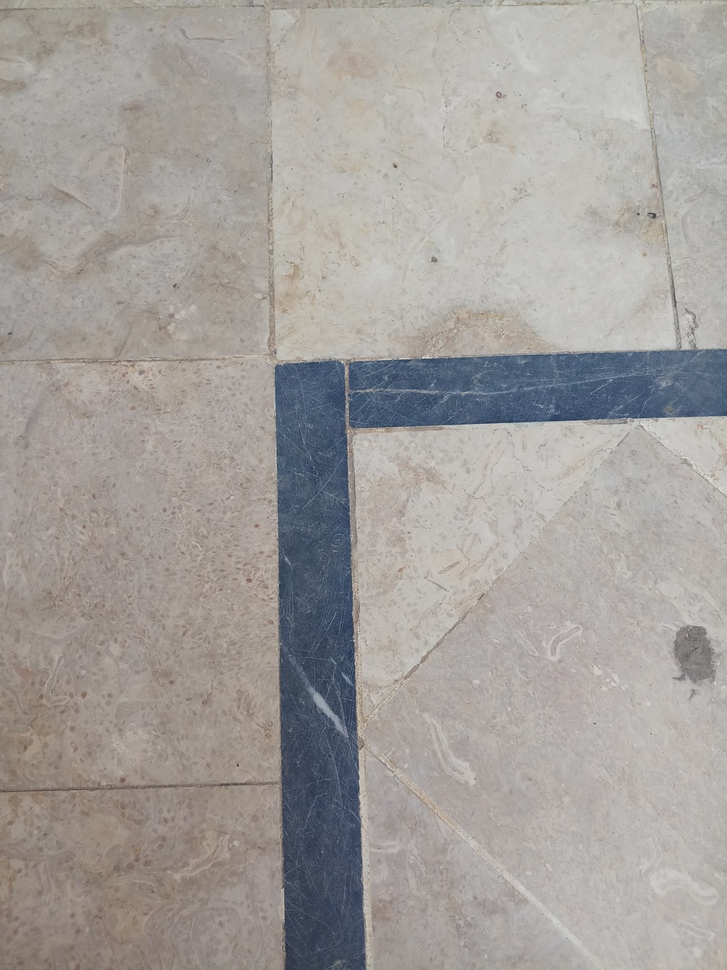
#> input picture Images_processing/My_Images/Curve.jpg, 727 x 970 px, shrunk from 3096 x 4128 before the run, found by its file name
$ python Testing_22.py
#> lines starting #> are read from the running program, lines starting #| are printed output that depends on the picture
import cv2
import numpy as np

# [8 lines of commented-out code are left out]

path = r'E:\Python in Sublime\Open_CV2\Images_processing\My_Images\Curve.jpg'

img = cv2.imread(path)
#> img is the input picture: shape (970, 727, 3); mean B, G, R 155.6, 158.7, 162.5
imgContour = img.copy()

imgGray = cv2.cvtColor(img,cv2.COLOR_BGR2GRAY)
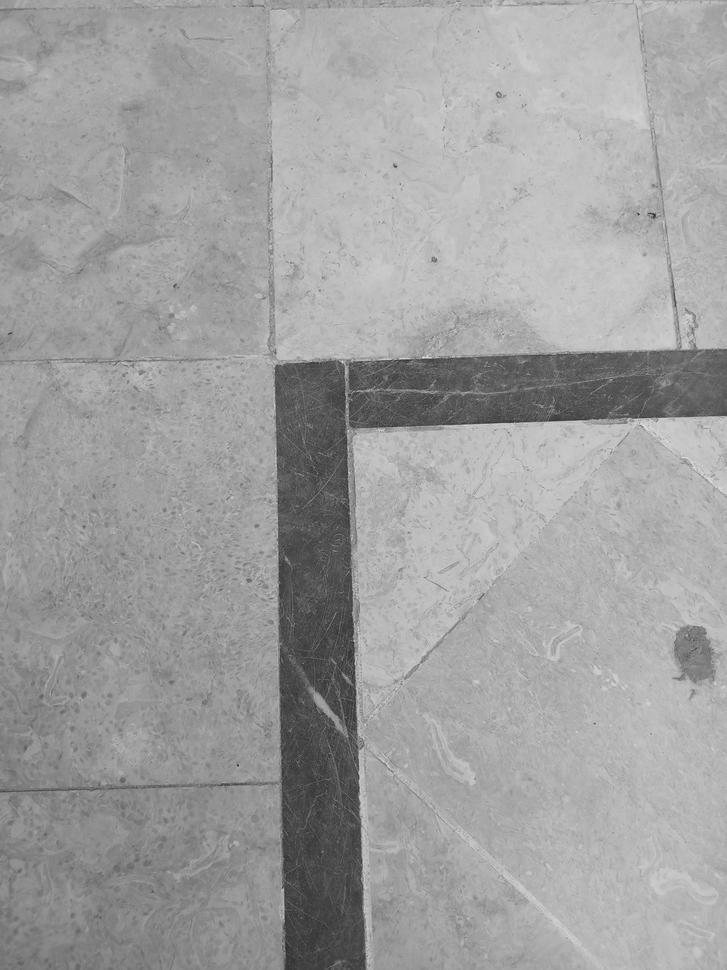
#> imgGray: shape (970, 727); min 37, max 223, mean 159.5
imgBlur = cv2.GaussianBlur(imgGray,(7,7),1)
imgCanny = cv2.Canny(imgBlur,50,50)
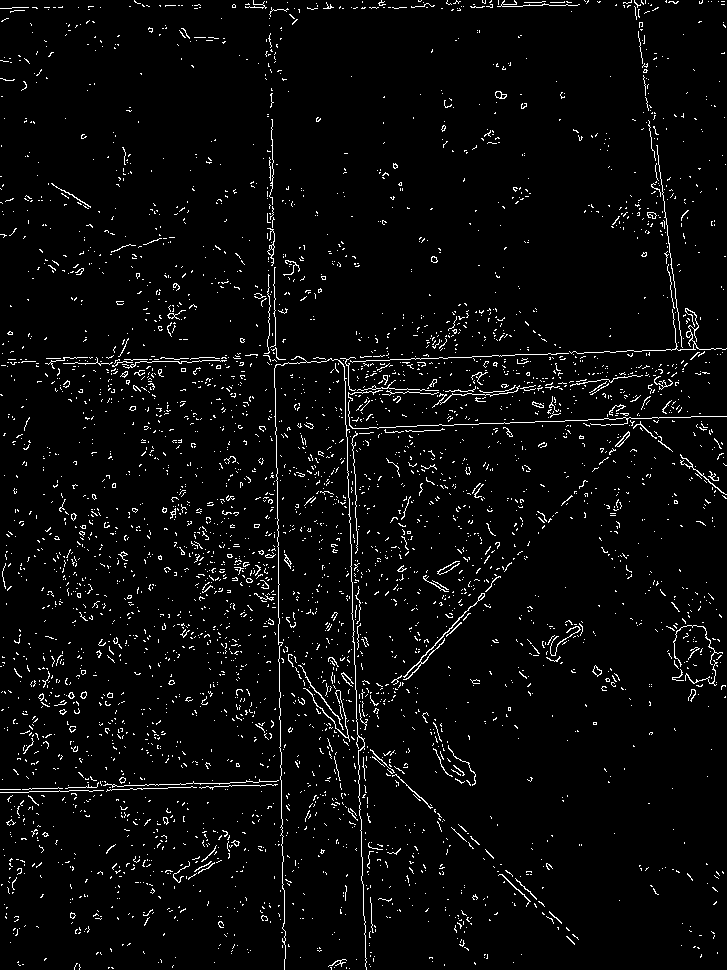
#> imgCanny: shape (970, 727); 3.6% white in thin lines or dots
# getContours(imgCanny)

#> (the run stopped early here; a loop or call above may not have finished)
